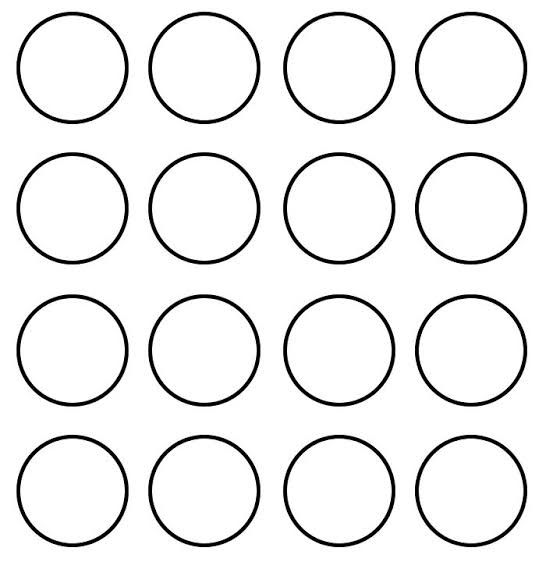
#> input picture Coding/Python/test_images/test_image_8.jpeg, 546 x 562 px
$ python Detector.py   (older library calls are emulated)
#> lines starting #> are read from the running program, lines starting #| are printed output that depends on the picture; after the words box and inside, x2 and y2 are one past the last pixel; in counts of white or black regions, pixels touching at a corner belong together
### Coding/Python/utils.py
import math
import cv2
import numpy as np

# [4 lines left out: function show, not called in this run]

def neighbours(height, width, p, q):
	neighbour = []
	if p == 0:
		if q == 0:
			neighbour.append((0, 1))
			neighbour.append((1, 0))
			neighbour.append((1, 1))
		elif q == width - 1:
			neighbour.append((0, q - 1))
			neighbour.append((1, q - 1))
			neighbour.append((1, q))
		else:
			neighbour.append((0, q - 1))
			neighbour.append((0, q + 1))
			neighbour.append((1, q - 1))
			neighbour.append((1, q))
			neighbour.append((1, q + 1))
	elif p == height - 1:
		if q == 0:
			neighbour.append((p - 1, 0))
			neighbour.append((p - 1, 1))
			neighbour.append((p, 1))
		elif q == width - 1:
			neighbour.append((p - 1, q - 1))
			neighbour.append((p - 1, q))
			neighbour.append((p, q - 1))
		else:
			neighbour.append((p - 1, q - 1))
			neighbour.append((p - 1, q))
			neighbour.append((p - 1, q + 1))
			neighbour.append((p, q - 1))
			neighbour.append((p, q + 1))
	else:
		if q == 0:
			neighbour.append((p - 1, 0))
			neighbour.append((p - 1, 1))
			neighbour.append((p, 1))
			neighbour.append((p + 1, 0))
			neighbour.append((p + 1, 1))
		elif q == width - 1:
			neighbour.append((p - 1, q - 1))
			neighbour.append((p - 1, q))
			neighbour.append((p, q - 1))
			neighbour.append((p + 1, q - 1))
			neighbour.append((p + 1, q))
		else:
			neighbour.append((p - 1, q - 1))
			neighbour.append((p - 1, q))
			neighbour.append((p - 1, q + 1))
			neighbour.append((p, q - 1))
			neighbour.append((p, q + 1))
			neighbour.append((p + 1, q - 1))
			neighbour.append((p + 1, q))
			neighbour.append((p + 1, q + 1))
	return neighbour

def colour(pixel):
	b = int(pixel[0])
	g = int(pixel[1])
	r = int(pixel[2])
	if abs(b - g) <= 20 and abs(g - r) <= 20 and abs(r - b) <= 20:
		if min(b, g, r) >= 150:
			return "White"
		else:
			return "Black"
	if b - r >= 50 and g - r >= 50:
		if g - b >= 50:
			return "Green"
		elif b - g >= 50:
			return "Blue"
		return "Cyan"
	if g - b >= 50 and r - b >= 50:
		if g - r >= 50:
			return "Green"
		elif r - g >= 50:
			return "Red"
		return "Yellow"
	if r - g >= 50 and b - g >= 50:
		if r - b >= 50:
			return "Red"
		elif b - r >= 50:
			return "Blue"
		return "Purple"
	if r - g >= 20 and r - b >= 20:
		return "Red"
	if g - b >= 20 and g - r >= 20:
		return "Green"
	if b - r >= 20 and b - g >= 20:
		return "Blue"
	return "Unknown"

def approxLength(length1, length2):
	if 0.95 <= length1/length2 <= 1.05:
		return True
	return False

# [9 lines left out: functions parallel, perpendicular, not called in this run]

def differentThresholds(image):
	gray = cv2.cvtColor(image, cv2.COLOR_BGR2GRAY)
	# [15 lines of commented-out code are left out]
	adapted_thresholded_image = cv2.adaptiveThreshold(gray, 255, cv2.ADAPTIVE_THRESH_MEAN_C, cv2.THRESH_BINARY, 11, 5)
	return adapted_thresholded_image

# [57 lines left out: function quad, not called in this run]

def detect_figure(points, COM_x, COM_y):
	lengths = []
	circle = True
	for i in range(len(points)):
		lengths.append(math.sqrt((COM_x - points[i][0][0])**2 + (COM_y - points[i][0][1])**2))
	if not approxLength(lengths[len(points) - 1],lengths[0]):
		circle = False
	for i in range(len(points) - 1):
		if not approxLength(lengths[i+1], lengths[i]):
			circle = False
	if circle:
		return "Circle"
	else:
		change = []
		increasing = True
		decreasing = True
		if lengths[0] > lengths[len(points) - 1]:
			decreasing = False
		else:
			increasing = False
		for i in range(len(points) - 1):
			if lengths[i+1] > lengths[i] and decreasing:
				increasing = True
				decreasing = False
				change.append(i)
			elif lengths[i] > lengths[i+1] and increasing:
				decreasing = True
				increasing = False
				change.append(i)
		if len(change) == 4:
			if abs(change[0] - change[2]) <= 0.6*len(points) and abs(change[1] - change[3]) <= 0.6*len(points):
				return "Ellipse"
			else:
				return "Non Standard Figure"
		else:
			return "Non Standard Figure"

def connections(image, used, temp, i, j, compareColour):
	if used[i][j]:
		return
	else:
		used[i][j] = True
		temp.append(f"{i}, {j}")
	for coord in neighbours(image.shape[0], image.shape[1], i, j):
		if used[coord[0]][coord[1]]:
			continue
		if colour(image[coord[0]][coord[1]]) == compareColour:
			connections(image, used, temp, coord[0], coord[1], compareColour)
	return

def ShapeAddToImage(image, approx, colour, shapes, center_x, center_y):
	cv2.putText(image, "Shape: ", (center_x - 60, center_y - 10), cv2.FONT_HERSHEY_SIMPLEX, 0.5, (0,0,0), 2)
	cv2.putText(image, "Colour: ", (center_x - 60, center_y + 10), cv2.FONT_HERSHEY_SIMPLEX, 0.5, (0,0,0), 2)
	match len(approx):
		case 3:
			shapes.add("Triangle")
			cv2.putText(image, "Triangle", (center_x, center_y - 10), cv2.FONT_HERSHEY_SIMPLEX, 0.5, (0,0,0), 2)
		case 4:
			type_of_quad = quad(approx)
			shapes.add(type_of_quad)
			cv2.putText(image, type_of_quad, (center_x, center_y - 10), cv2.FONT_HERSHEY_SIMPLEX, 0.5, (0,0,0), 2)
		case 5:
			shapes.add("Pentagon")
			cv2.putText(image, "Pentagon", (center_x, center_y - 10), cv2.FONT_HERSHEY_SIMPLEX, 0.5, (0,0,0), 2)
		case 6:
			shapes.add("Hexagon")
			cv2.putText(image, "Hexagon", (center_x, center_y - 10), cv2.FONT_HERSHEY_SIMPLEX, 0.5, (0,0,0), 2)
		case 7:
			shapes.add("Septagon")
			cv2.putText(image, "Septagon", (center_x, center_y - 10), cv2.FONT_HERSHEY_SIMPLEX, 0.5, (0,0,0), 2)
		case 8:
			shapes.add("Octagon")
			cv2.putText(image, "Octagon", (center_x, center_y - 10), cv2.FONT_HERSHEY_SIMPLEX, 0.5, (0,0,0), 2)
		case 9:
			shapes.add("Nonagon")
			cv2.putText(image, "Nonagon", (center_x, center_y - 10), cv2.FONT_HERSHEY_SIMPLEX, 0.5, (0,0,0), 2)
		case 10:
			shapes.add("Decagon")
			cv2.putText(image, "Decagon", (center_x, center_y - 10), cv2.FONT_HERSHEY_SIMPLEX, 0.5, (0,0,0), 2)
		case _:
			figure = detect_figure(approx, center_x, center_y)
			shapes.add(figure)
			cv2.putText(image, figure, (center_x, center_y - 10), cv2.FONT_HERSHEY_SIMPLEX, 0.5, (0,0,0), 2)
	if colour != "":
		cv2.putText(image, colour, (center_x, center_y + 10), cv2.FONT_HERSHEY_SIMPLEX, 0.5, (0,0,0), 2)
	else:
		cv2.putText(image, "Unknown", (center_x, center_y + 10), cv2.FONT_HERSHEY_SIMPLEX, 0.5, (0,0,0), 2)

def ColourAddToImage(img, colours, pixel, mid_x, mid_y):
	b_mid = int(img[mid_y, mid_x][0])
	g_mid = int(img[mid_y, mid_x][1])
	r_mid = int(img[mid_y, mid_x][2])
	text_colour = (255 - b_mid, 255 - g_mid, 255 - r_mid)
	detectedColour = colour(pixel)
	colours[detectedColour].add((mid_x, mid_y))
	# cv2.putText(img, detectedColour, (mid_x, mid_y), cv2.FONT_HERSHEY_SIMPLEX, 0.5, text_colour, 2)

### Coding/Python/Detector.py
import cv2
import sys
import time
from utils import differentThresholds, ShapeAddToImage, ColourAddToImage, colour, connections, show


def main():
	start_time = time.time()
	img = cv2.imread("test_images/test_image_8.jpeg")
#> img is the input picture: shape (562, 546, 3); min 0, max 255, mean 237.3
	sys.setrecursionlimit(img.shape[0]*img.shape[1])
	obj = VisionDetector()
	# for a in range(img.shape[0]):
	# 	for b in range(img.shape[1]):
	# 		print(f"img[{a}][{b}]: {img[a][b]}")
	colours_detected = obj.colour_detector(img)
	# show(colours_detected)
	print(f"height: {img.shape[0]} width: {img.shape[1]}")
	shapes_detected = obj.shape_detector(img, colours_detected)
	end_time = time.time()
	print(f"Total time: {end_time - start_time}")
	# print(shapes_detected)
	cv2.imshow("hmm", img)
	cv2.waitKey(0)


class VisionDetector:
	def __init__(self):
		pass

	def colour_detector(self, image):
		height = image.shape[0]
#> height = 562
		width = image.shape[1]
#> width = 546
		used = []
		temp = []
		for a in range(width):
			temp.append(False)
		for a in range(height):
			used.append(temp.copy())
		temp = []
		colours = {"White": set(), "Red": set(), "Green": set(), "Blue": set(), "Yellow": set(), "Cyan": set(), "Purple": set(), "Gray": set(), "Black": set(), "Unknown": set()}
		sum_x = sum_y = counter = i = j = p = q = mid_x = mid_y = total = 0
		while i < height:
			j = 0
			while j < width:
				if used[i][j]:
					if j == width - 1 and i == height - 1:
						break
					else:
						j += 1
					continue
				sum_x = sum_y = counter = 0
				colourPrimary = colour(image[i, j])
				connections(image, used, temp, i, j, colourPrimary)
				total += len(temp)
				if 900*len(temp) >= height*width:
					for string in temp:
						p = int(string.split(", ")[0])
						q = int(string.split()[1])
						sum_x += q
						sum_y += p
						counter += 1
					mid_x = sum_x // counter
					mid_y = sum_y // counter
					ColourAddToImage(image, colours, image[i, j], mid_x, mid_y)
				temp = []
				j += 1
			i += 1
#> this loop made 562 passes
		print(f"left pixels: {(height*width - total)}")
#| left pixels: 0
#| height: 562 width: 546
		return colours

	def shape_detector(self, image, colours):
		counter = -1
		finalThreshold = differentThresholds(image)
#> in differentThresholds, `adapted_thresholded_image = cv2.adaptiveThreshold(gray, 255, cv2.ADAPT..`:
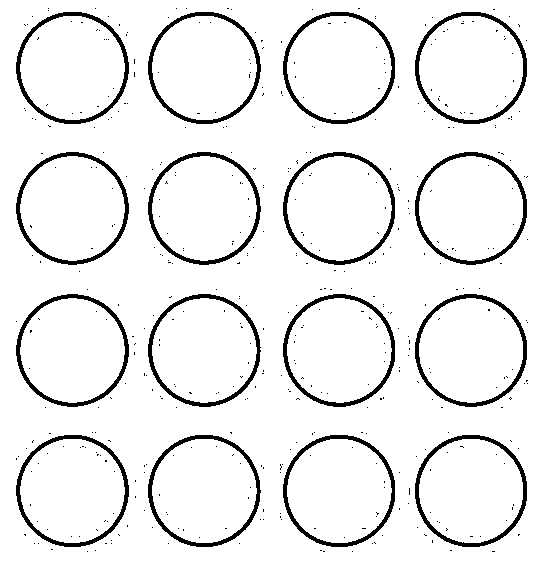
#> adapted_thresholded_image: shape (562, 546); 92.6% white; 484 black regions (468 under 20 px), largest, box (x1, y1, x2, y2) and area: (148, 152, 261, 265) 1394, (16, 152, 129, 265) 1388, (415, 435, 527, 547) 1388
		# cv2.imshow("FT", finalThreshold)
		shapes = set()
		contours, hierarchy = cv2.findContours(finalThreshold, cv2.RETR_TREE, cv2.CHAIN_APPROX_SIMPLE)
		for contour in contours:
			counter += 1
			approx = cv2.approxPolyDP(contour, 0.01*cv2.arcLength(contour, True), True)
			weights = cv2.moments(contour)
			if weights['m00'] != 0.0 and 900*weights['m00'] >= image.shape[0]*image.shape[1] and 0.9 >= weights['m00']/(image.shape[0]*image.shape[1]):
				center_x = int(weights['m10']/weights['m00'])
				center_y = int(weights['m01']/weights['m00'])
			else:
				continue
			if hierarchy[0][counter][3] != -1:
				if 0.7 <= weights['m00']/cv2.moments(contours[hierarchy[0][counter][3]])['m00']:
					continue
			cv2.drawContours(image, approx, -1, (0, 0, 0), 3)
			colour = ""
			for availableColours in ["White", "Red", "Green", "Blue", "Yellow", "Cyan", "Purple", "Gray", "Black"]:
				for coord in colours[availableColours]:
					if abs(coord[0] - center_x) <= image.shape[1] / 30 and abs(coord[1] - center_y) <= image.shape[0] / 30:
						colour = availableColours
			if len(approx) != 2:
				ShapeAddToImage(image, approx, colour, shapes, center_x, center_y)
#> this loop made 560 passes
#> contour on passes 1, 3, 5: [[0, 0], [0, 561], [545, 561], [545, 0]], [[351, 551], [352, 550], [353, 551], [352, 552]], [[86, 551], [87, 550], [88, 551], [87, 552]]
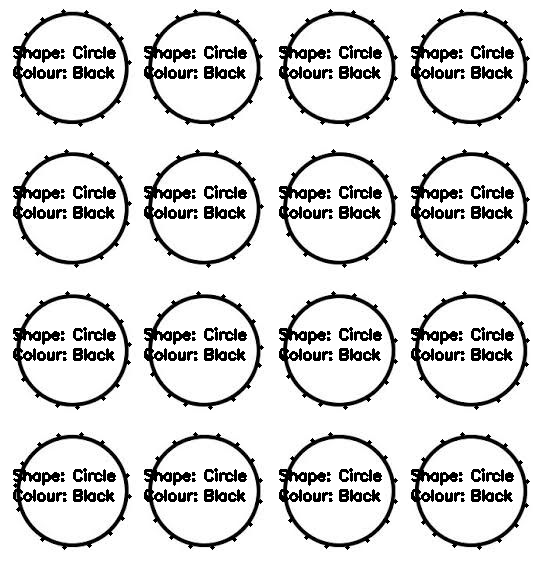
#> image: shape (562, 546, 3); 8.05% of pixels changed, all inside (x1, y1, x2, y2) = (13, 9, 530, 550)
		return shapes

if __name__ == "__main__":
	main()

$ run again, with Coding/Python/test_images/test_image_2.jpeg copied over Coding/Python/test_images/test_image_8.jpeg
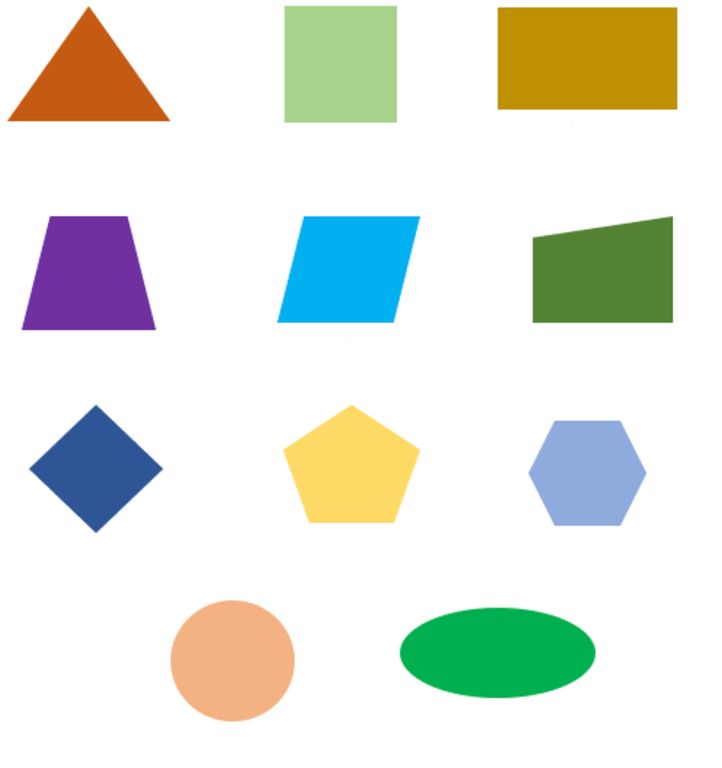
#> input picture Coding/Python/test_images/test_image_2.jpeg, 722 x 768 px
#> in main, img is the input picture: shape (768, 722, 3); mean B, G, R 220.1, 229.5, 224.9
#> the loop in colour_detector, `while i < height:` made 768 passes
#| left pixels: 0
#| height: 768 width: 722
#> in differentThresholds, `adapted_thresholded_image = cv2.adaptiveThreshold(gray, 255, cv2.ADAPT..`:
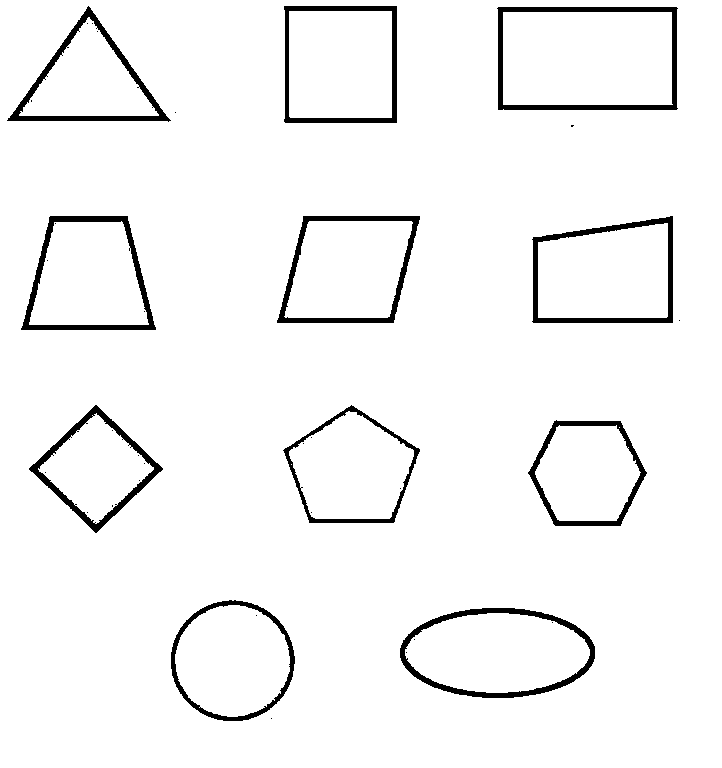
#> adapted_thresholded_image: shape (768, 722); 95.8% white; 37 black regions (26 under 20 px), largest, box (x1, y1, x2, y2) and area: (497, 7, 678, 110) 2721, (400, 608, 595, 698) 2460, (532, 216, 673, 323) 2318
#> the loop in shape_detector, `for contour in contours:` made 72 passes
#> contour on passes 1, 2, 5, 6, 7, 10, 12, 15: [[0, 0], [0, 767], [721, 767], [721, 0]], [[270, 718], [271, 717], [272, 718], [271, 719]], [[405, 652], [406, 651], [407, 652], [406, 653]], [[413, 639], [414, 638], [415, 639], [414, 640]], [[551, 622], [552, 621], [553, 622], [552, 623]], [[255, 615], [256, 614], [257, 615], [256, 616]], [[619, 427]], [[291, 464]]
#> after the loop in shape_detector, `for contour in contours:`:
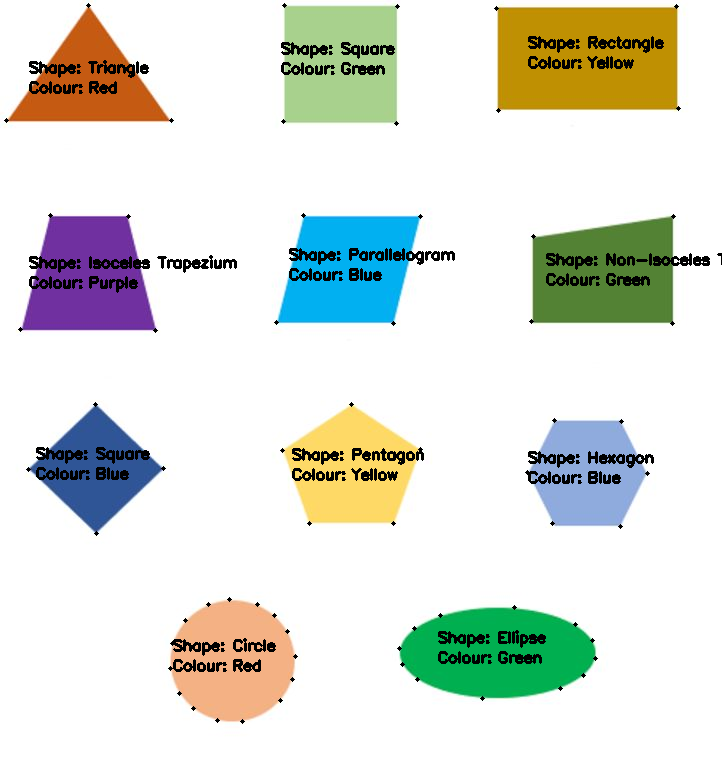
#> image: shape (768, 722, 3); 3.31% of pixels changed, all inside (x1, y1, x2, y2) = (4, 3, 722, 724)
